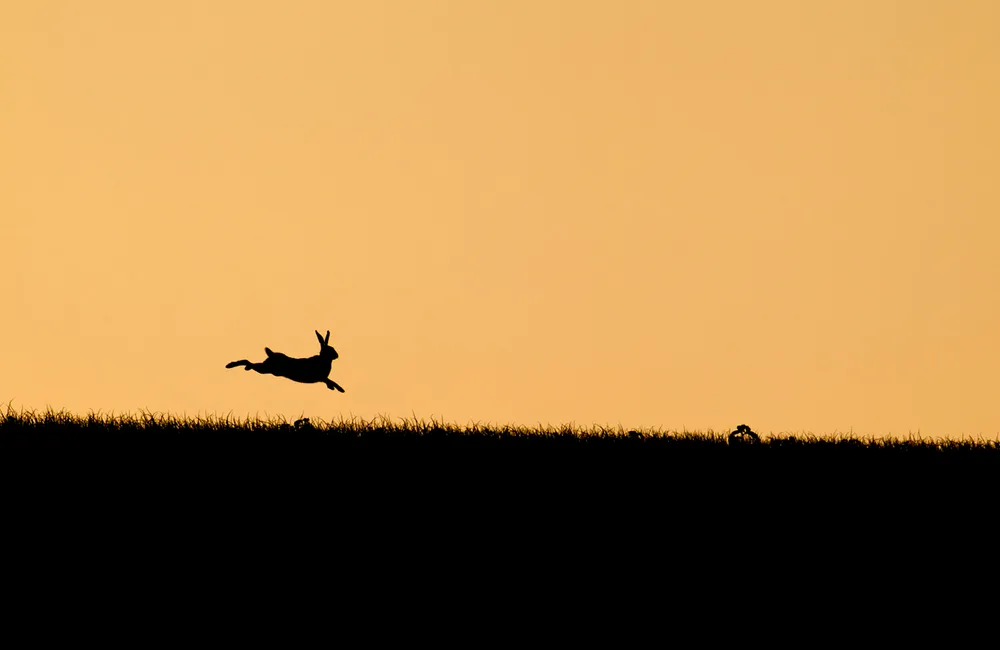
#> input picture HW2/test.jpg, 1000 x 650 px
$ python -i 'HW2_201902332_유창민.py'   (imports and definitions only)   (older library calls are emulated)
#> lines starting #> are read from the running program, lines starting #| are printed output that depends on the picture
import streamlit as st
from PIL import Image
from PIL import ImageOps
import matplotlib.pyplot as plt
import numpy as np
from PIL import ImageFilter
import cv2

# [4 lines not run here, left out]

# [15 lines left out: function process_image_hw, not called in this run]

def process_image_edge(upload):
#> called with upload = 'test.jpg'
    image = Image.open(upload)
#> image is the input picture: PIL image 1000x650 RGB; mean R, G, B 158.7, 121.3, 70.5
    image_arr = np.array(image)
    output = laplacian(image_arr)
    col1.write("laplacian")
    col1.image(output)
    output1 = sobel(image_arr)
    col2.write("sobel")
    col2.image(output1)
    output2 = Scharr(image_arr)
    col3.write("Scharr")
    col3.image(output2)
    output3 = canny(image_arr)
    col4.write("canny")
    col4.image(output3)

# [15 lines left out: function process_image_blur, not called in this run]

def grayscale(image):
    return image.convert('L') # 흑백화

def equalize(image):
    image = ImageOps.grayscale(image)
    return ImageOps.equalize(image) # 히스토그램 평활화

def blur(image):
    return image.filter(ImageFilter.GaussianBlur(radius=5)) # 블러링

def canny(image):
    return cv2.Canny(image, 100, 200) # 물체 외곽선 추출

def Scharr(image):
    return cv2.Scharr(image, cv2.CV_8U, 1, 0) # 물체 외곽선 추출

def sobel(image):
    return cv2.Sobel(image, cv2.CV_8U, 1, 1, ksize=3) # 물체 외곽선 추출

def laplacian(image):
    return cv2.Laplacian(image, cv2.CV_8U) # 물체 외곽선 추출
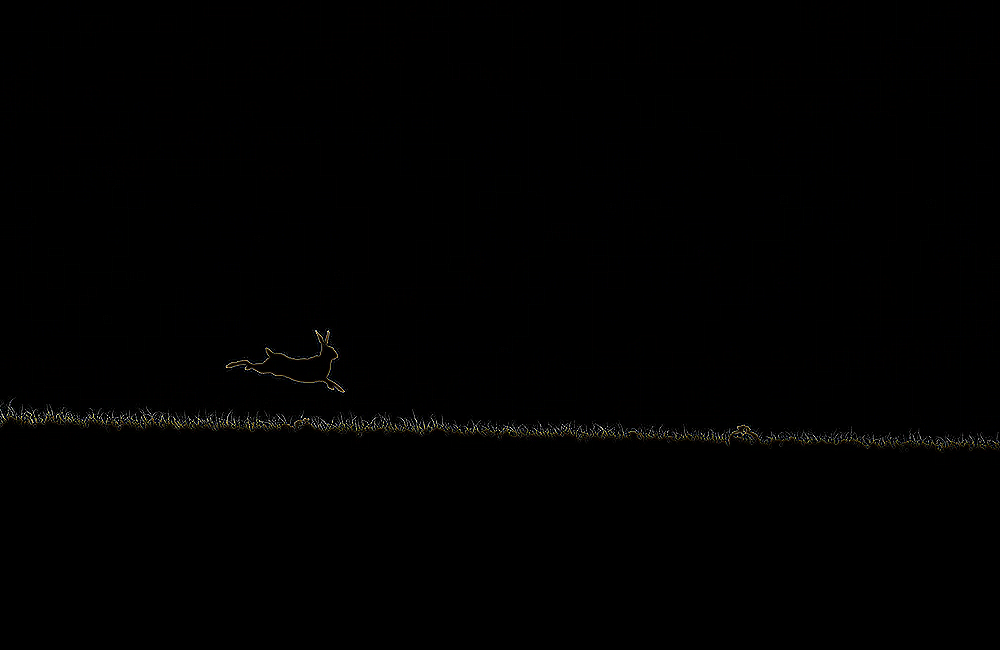
#> returned value: shape (650, 1000, 3); mean of channels 0, 1, 2 0.9, 0.9, 0.8; drawn as R, G, B

def sharpening(image):
    kernel = np.array([[-1, -1, -1], [-1, 9, -1], [-1, -1, -1]])
    return cv2.filter2D(image, -1, kernel) #컨볼루션 연산

def boxfilter(image):
    return cv2.boxFilter(image, -1, (3, 3)) # 블러링

def GaussianBlur(image):
    return cv2.GaussianBlur(image, (3, 3), 0) # 블러링

def medianBlur(image):
    return cv2.medianBlur(image, 5) # 블러링

# [1 line that did not run here, left out]

# [10 lines not run here, left out]

#> (the run stopped early here; a loop or call above may not have finished)
